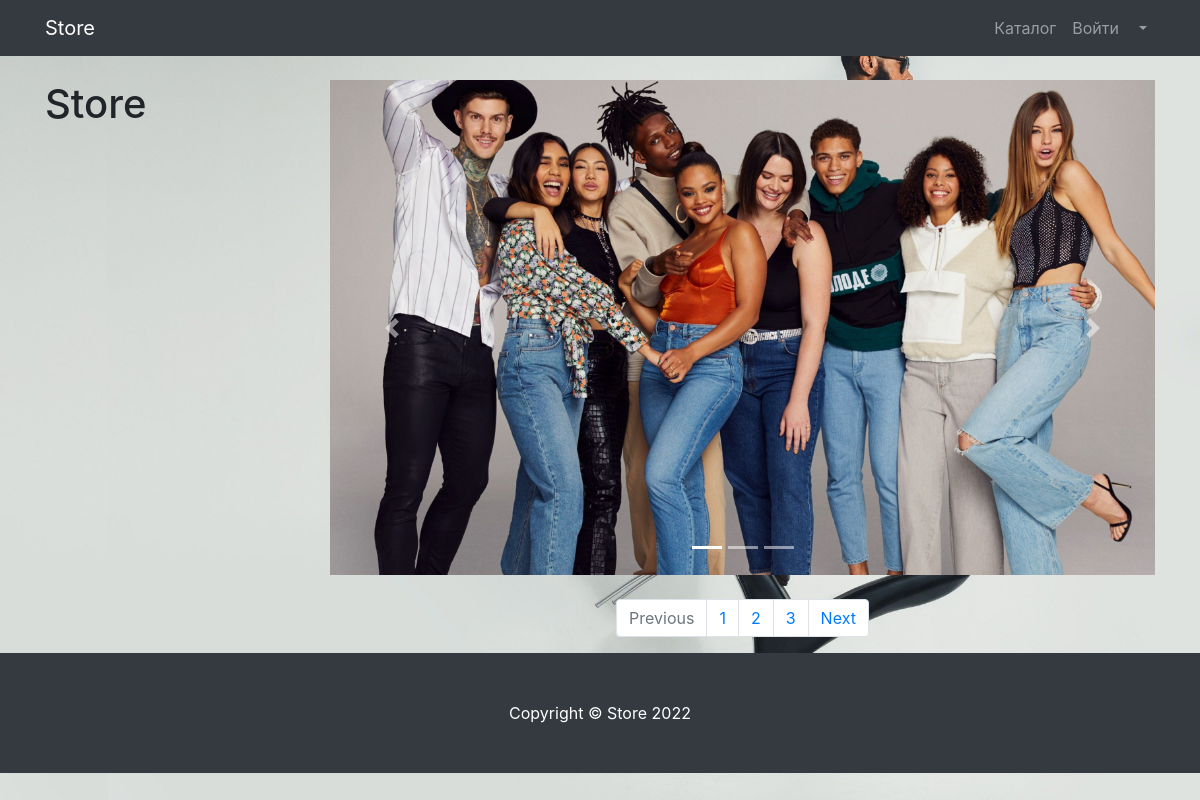
/products/, run on an earlier commit of the app's database.
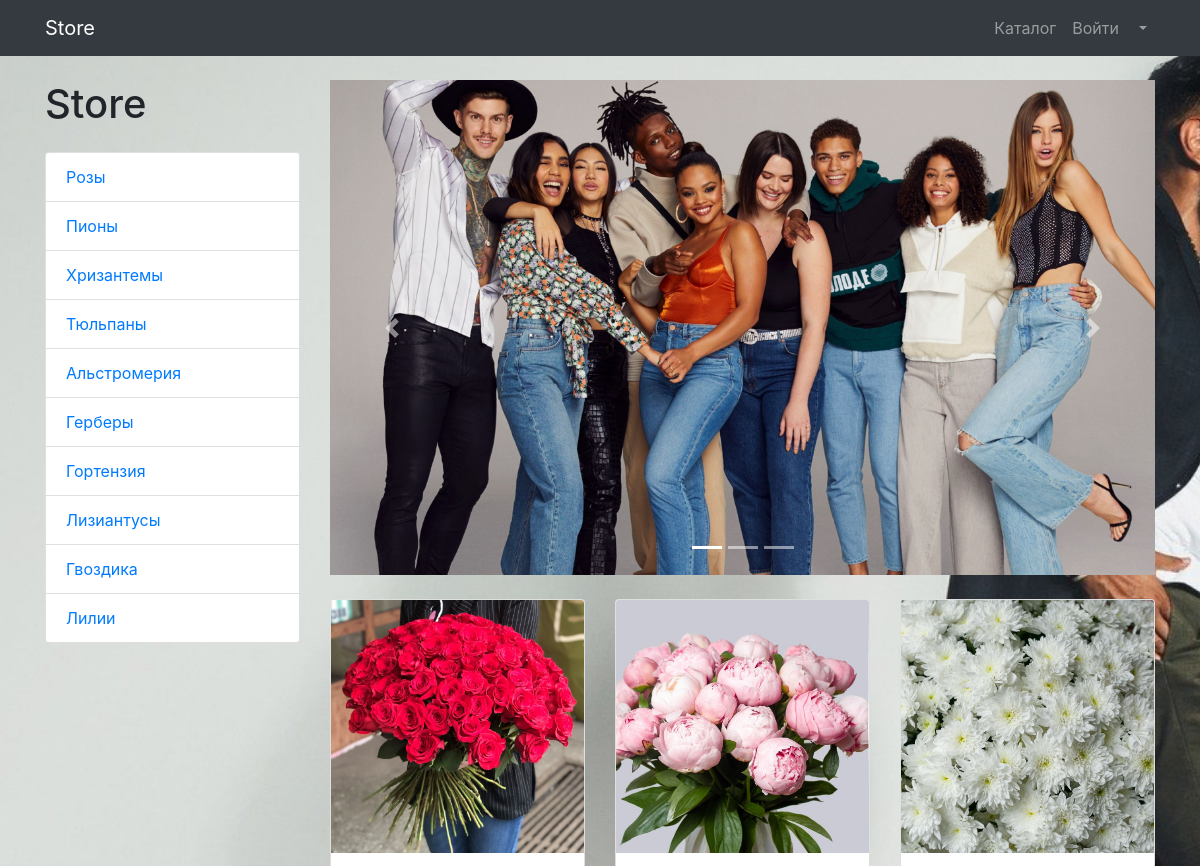
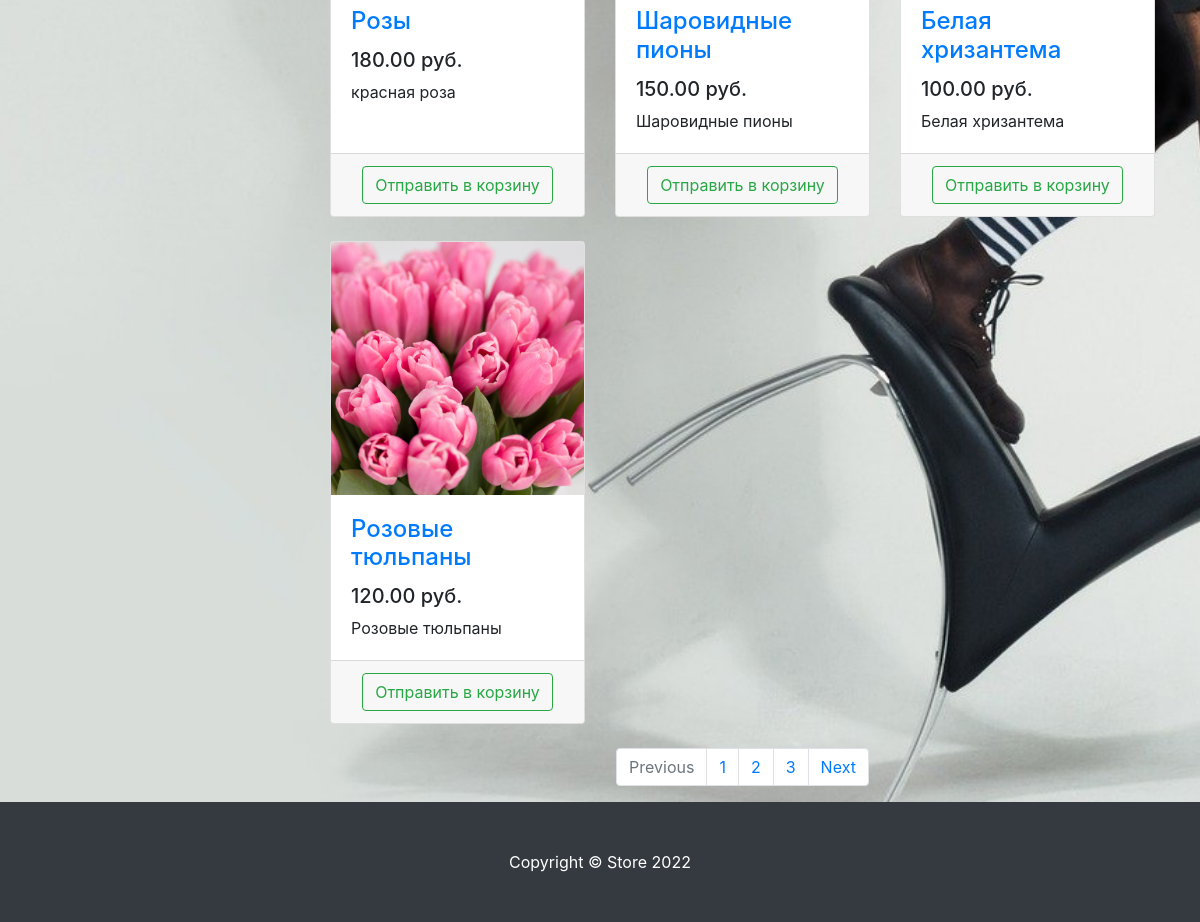
And on a later commit of the database (2 pictures, top to bottom).
### products/models.py (models this page shows, shortened)
class FlowersCategory(models.Model):
    name = models.CharField(max_length=128, unique=True)
    description = models.TextField(null = True, blank= True)

class FlowersWarehouse(models.Model):
    name = models.CharField(max_length = 256)
    category_flowers = models.ForeignKey(to = FlowersCategory, on_delete = models.PROTECT)
    description = models.TextField()
    price = models.DecimalField(max_digits = 6, decimal_places = 2)
    quantity = models.PositiveBigIntegerField(default = 0)
    image = models.ImageField(upload_to = 'products_images')
    len_id = models.ForeignKey(to = FlowersLength, on_delete = models.PROTECT)
    country = models.ForeignKey(to = CountryCategory, on_delete= models.PROTECT, default= None)

### products/views.py (the view)
# urls.py: path('', products, name ='index')
def products(request):
    context = {
        "title": "Store - Каталог",
        "products": FlowersWarehouse.objects.all(),
        "categories" : FlowersCategory.objects.all(),
    }
    return render(request, "products/products.html", context)

### products/templates/products/products.html (shortened to what this page needs)
{%extends 'products/base.html' %}
{% load static %}
{% block css %}
<link href="{% static 'vendor/css/index.css'%}" rel="stylesheet">
{% endblock %}
{% block content %}
<div class="container">
    <div class="row">
        <div class="col-lg-3">
            <h1 class="my-4">Store</h1>
            <div class="list-group">
                {% for category in categories %}
                <a href="#" class="list-group-item">{{category.name}}</a>
                {% endfor %}
            </div>
        </div>
        <div class="col-lg-9">
            <div id="carouselExampleIndicators" class="carousel slide my-4" data-ride="carousel">
                <ol class="carousel-indicators">
                    <li data-target="#carouselExampleIndicators" data-slide-to="0" class="active"></li>
                    <li data-target="#carouselExampleIndicators" data-slide-to="1"></li>
                    <li data-target="#carouselExampleIndicators" data-slide-to="2"></li>
                </ol>
                <div class="carousel-inner" role="listbox">
                    <div class="carousel-item active">
                        <img class="d-block img-fluid" src="{% static 'vendor/img/slides/slide-1.jpg'%}"
                            alt="First slide">
                    </div>
                </div>
                <a class="carousel-control-prev" href="#carouselExampleIndicators" role="button" data-slide="prev">
                    <span class="carousel-control-prev-icon" aria-hidden="true"></span>
                </a>
                <a class="carousel-control-next" href="#carouselExampleIndicators" role="button" data-slide="next">
                    <span class="carousel-control-next-icon" aria-hidden="true"></span>
                </a>
            </div>
            <div class="row">
                {% for product in products %}
                <div class="col-lg-4 col-md-6 mb-4">
                    <div class="card h-100">
                        <a href="#">
                            <img class="card-img-top" src="{{ product.image.url }}" alt="">
                        </a>
                        <div class="card-body">
                            <h4 class="card-title">
                                <a href="#">{{ product.name }}</a>
                            </h4>
                            <h5>{{ product.price }} руб.</h5>
                            <p class="card-text">{{ product.description}}</p>
                        </div>
                        <div class="card-footer text-center">
                            <button type="button" class="btn btn-outline-success">Отправить в корзину</button>
                        </div>
                    </div>
                </div>
                {% endfor %}
            </div>
            <nav aria-label="Page navigation example">
                <ul class="pagination justify-content-center">
                    <li class="page-item disabled">
                        <a class="page-link" href="#" tabindex="-1" aria-disabled="true">Previous</a>
                    </li>
                    <li class="page-item"><a class="page-link" href="#">1</a></li>
                    <li class="page-item"><a class="page-link" href="#">2</a></li>
                    <li class="page-item"><a class="page-link" href="#">3</a></li>
                    <li class="page-item">
                        <a class="page-link" href="#">Next</a>
                    </li>
                </ul>
            </nav>
        </div>
    </div>
</div>
{% endblock %}
{% block footer %}
<footer class="py-5 bg-dark">
    <div class="container">
        <p class="m-0 text-center text-white">Copyright &copy; Store 2022</p>
    </div>
</footer>
{% endblock %}

### products/templates/products/base.html (shortened to what this page needs)
{% load static %}
<!DOCTYPE html>
<html lang="en">
<head>
    <link href="{% static 'vendor/bootstrap/css/bootstrap.min.css'%}" rel="stylesheet">
    {% block css %} {% endblock %}
</head>
<body>
    <nav class="navbar navbar-expand-lg navbar-dark bg-dark fixed-top">
        <div class="container">
            <a class="navbar-brand" href="{% url 'index' %}">Store</a>
            <div class="collapse navbar-collapse" id="navbarResponsive">
                <ul class="navbar-nav ml-auto">
                    <li class="nav-item">
                        <a class="nav-link" href="{% url 'products:index' %}">Каталог  </a>
                    </li>
                    <li class="nav-item">
                        <a class="nav-link" href="users/login.html">Войти </a>
                    </li>
                    <li class="nav-item dropdown">
                        <a class="nav-link dropdown-toggle" href="#" id="navbarDropdown" role="button"
                            data-bs-toggle="dropdown" aria-expanded="false">
                        </a>
                    </li>
                </ul>
            </div>
        </div>
    </nav>
    {% block content %} {% endblock %}
    {% block footer %} {% endblock %}
</body>
</html>

What changed in the data, as far as the page shows it:
added FlowersCategory: name "Розы"
added FlowersCategory: name "Пионы"
added FlowersCategory: name "Хризантемы"
added FlowersCategory: name "Тюльпаны"
added FlowersCategory: name "Альстромерия"
added FlowersCategory: name "Герберы"
added FlowersCategory: name "Гортензия"
added FlowersCategory: name "Лизиантусы"
added FlowersCategory: name "Гвоздика"
added FlowersCategory: name "Лилии"
added FlowersWarehouse: image (picture), name "Розы", price "180.00", description "красная роза"
added FlowersWarehouse: image (picture), name "Шаровидные пионы", price "150.00", description "Шаровидные пионы"
added FlowersWarehouse: image (picture), name "Белая хризантема", price "100.00", description "Белая хризантема"
added FlowersWarehouse: image (picture), name "Розовые тюльпаны", price "120.00", description "Розовые тюльпаны"
